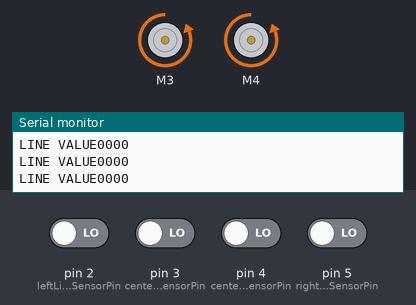
A sketch run on a simulated Arduino Uno, built with avr-gcc and run on an emulated ATmega328P. Parts: 2 × DC motor (green arrow = forward, orange = backward, longer = faster), the last lines printed to the serial monitor. The test bench sets the inputs (shaded band); at power-on: pin 2 (leftLineSensorPin), pin 3 (centerleftLineSensorPin), pin 4 (centerrightLineSensorPin), pin 5 (rightLineSensorPin) LOW.

Above: at 1.2 s.
1.3 s: pin 2 (leftLineSensorPin) driven HIGH
At 3.0 s:
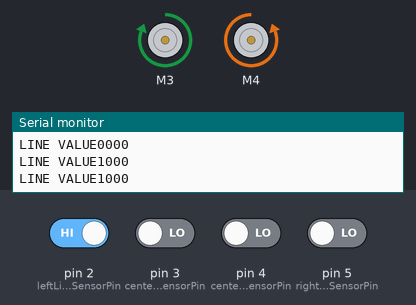
3.3 s: pin 2 (leftLineSensorPin) driven LOW
At 4.7 s:
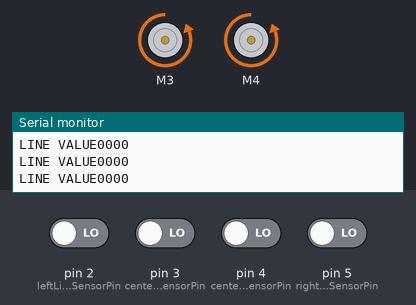
5.3 s: pin 3 (centerleftLineSensorPin) driven HIGH
At 5.7 s:
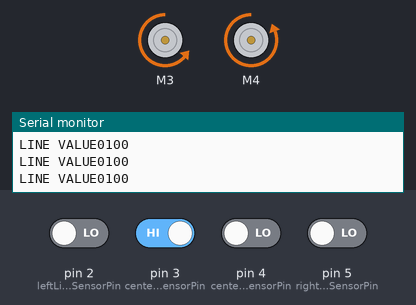
6.8 s: pin 5 (rightLineSensorPin) driven HIGH
At 7.7 s:
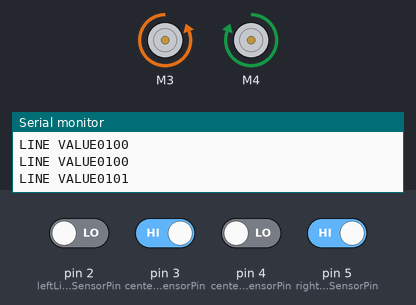
8.8 s: pin 5 (rightLineSensorPin) driven LOW
At 10.5 s:
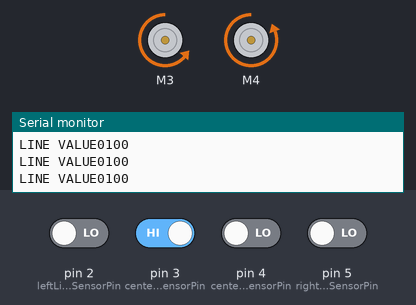
10.8 s: pin 3 (centerleftLineSensorPin) driven LOW and pin 4 (centerrightLineSensorPin) driven HIGH
At 11.5 s:
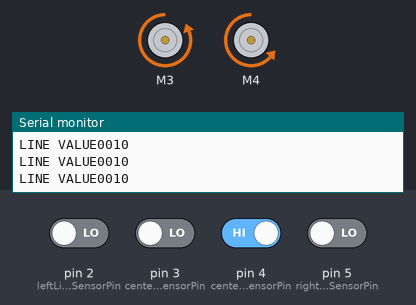
Timing chart, 0 to 13.3 s (numbered marks = the images above; inputs shaded):
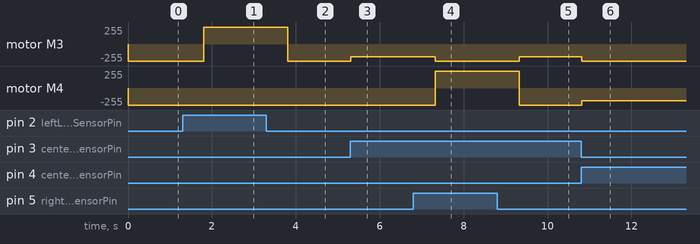

Measured:
- after the input at 1.3 s, motor M3: backward 255/255 → forward 255/255 after 0.51 s
- after the input at 3.3 s, motor M3: forward 255/255 → backward 255/255 after 0.51 s
- after the input at 5.3 s, motor M3: backward 255/255 → backward 191/255 at once
- after the input at 6.8 s, motor M3: backward 191/255 → backward 255/255 after 0.52 s; motor M4: backward 255/255 → forward 255/255 after 0.52 s
- after the input at 8.8 s, motor M3: backward 255/255 → backward 191/255 after 0.52 s; motor M4: forward 255/255 → backward 255/255 after 0.52 s
- after the input at 10.8 s, motor M3: backward 191/255 → backward 255/255 at once; motor M4: backward 255/255 → backward 191/255 at once

The sketch:

test_1.ino
```cpp
int leftLineSensorPin = 2;  // Connect left sensor to analog pin A0
int rightLineSensorPin = 5; // Connect right sensor to analog pin A1
int centerleftLineSensorPin = 3;
int centerrightLineSensorPin = 4;
int motorspeed = 255;
int halfspeed = 191;
int turn_time = 600;
int turn_delay = 500;


#include <Adafruit_MotorShield.h>
Adafruit_MotorShield AFMS = Adafruit_MotorShield();
Adafruit_DCMotor *Motor1 = AFMS.getMotor(3);
Adafruit_DCMotor *Motor2 = AFMS.getMotor(4);


void setup() {
  Serial.begin(9600); // Initialize the serial port

  if (!AFMS.begin()) {         // create with the default frequency 1.6KHz
  // if (!AFMS.begin(1000)) {  // OR with a different frequency, say 1KHz
    Serial.println("Could not find Motor Shield. Check wiring.");
    while (1);
  }
  Serial.println("Running this program");
  Serial.println("Motor Shield found.");

  Motor1->setSpeed(255);
  Motor2->setSpeed(255);
}

void go_forward() {
  Motor1->setSpeed(255);
  Motor2->setSpeed(255);
  Motor1->run(BACKWARD);
  Motor2->run(BACKWARD);
}

void slow_right() {
  Motor1->setSpeed(255);
  Motor2->setSpeed(191);
  Motor1->run(BACKWARD);
  Motor2->run(BACKWARD);
}

void slow_left() {
  Motor1->setSpeed(191);
  Motor2->setSpeed(255);
  Motor1->run(BACKWARD);
  Motor2->run(BACKWARD);
}

void turn_right() {
  Motor1->setSpeed(255);
  Motor2->setSpeed(255);
  Motor1->run(BACKWARD);
  Motor2->run(FORWARD);
}

void turn_left() {
  Motor1->setSpeed(255);
  Motor2->setSpeed(255);
  // Motor1->run(FORWARD);
  Motor2->run(BACKWARD);
  Motor1->run(FORWARD);
}

void loop(){

  int L = digitalRead(leftLineSensorPin);
  int R = digitalRead(rightLineSensorPin);
  int CL = digitalRead(centerleftLineSensorPin);
  int CR = digitalRead(centerrightLineSensorPin);

  String line = String(L) + String(CL) + String(CR) + String(R);

  Serial.print("LINE VALUE");
  Serial.println(line);

  if (line == "0000") {
    go_forward();
  } else if (line == "0010") {
    slow_right();
  } else if (line == "0100") {
    slow_left();
  } else if (line == "0001" || line == "0101" || line == "0111" || line == "0011") {
    delay(500);
    turn_right();
    delay(740);
  } else if (line == "1000" || line == "1010" || line == "1000" || line == "1100") {
    delay(500);
    turn_left();
    delay(740);
  } else if (line == "1111") {
    delay(500);
    turn_right();
    delay(740);
  } else if (line == "0110" || line == "1001" || line == "1011" || line == "1101") {
    go_forward();
  }

  delay(10);
}
```
